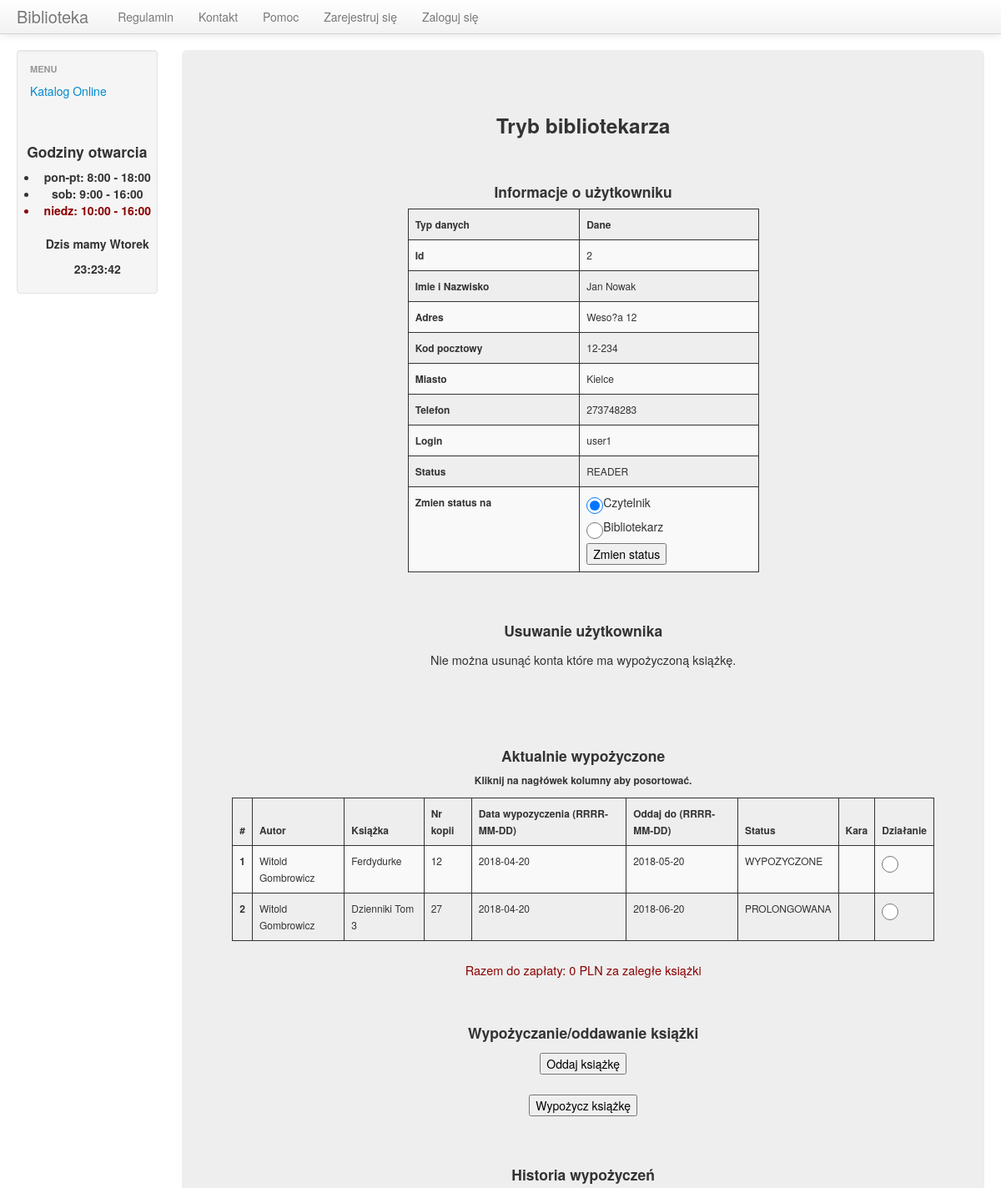
Before: /lib_manage_users_menu_page_result.php?user_id=2 (upper part) with the older database file.
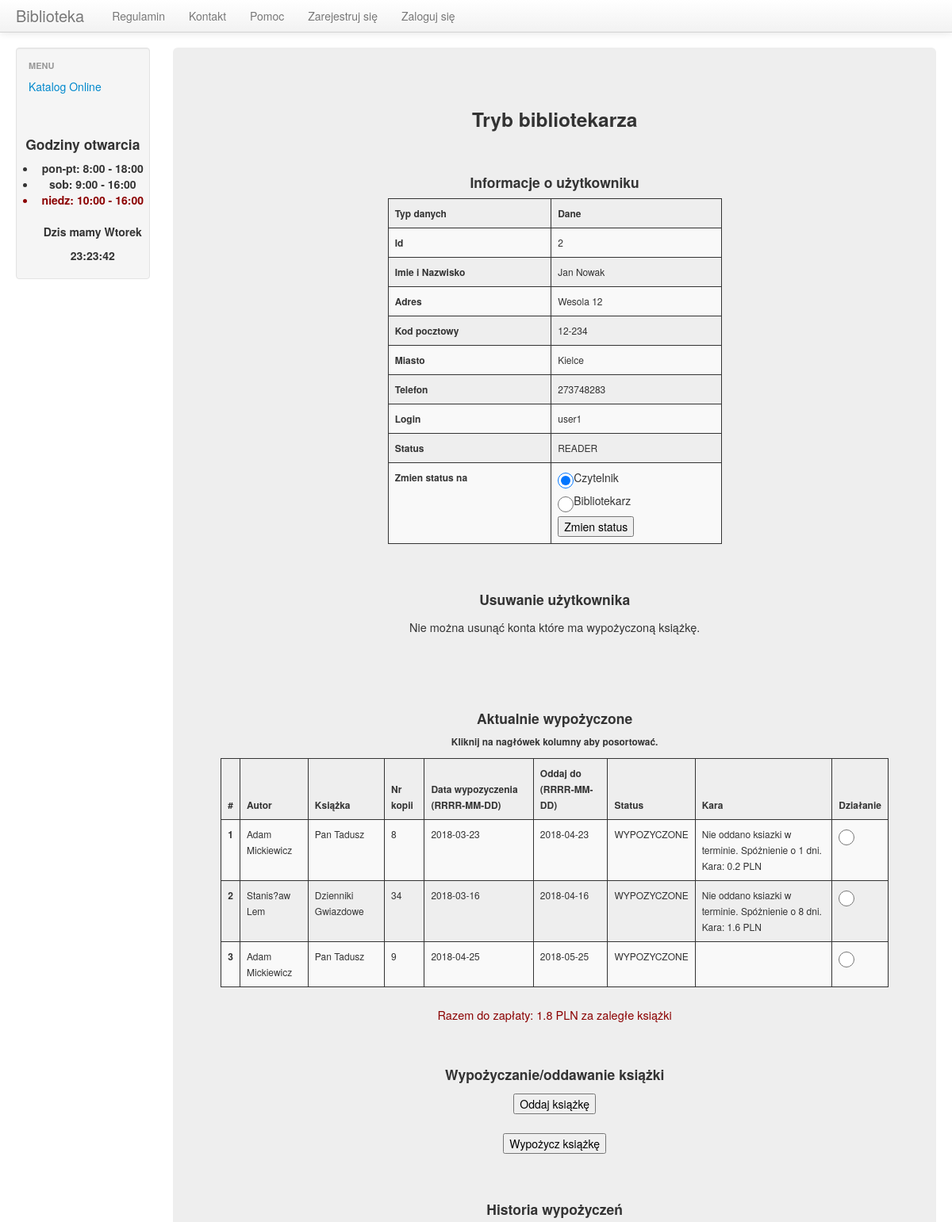
After: the same page with the newer database file.
### tables this page shows
CREATE TABLE `user` (
  `id` int(11) NOT NULL,
  `user` varchar(100) NOT NULL,
  `pass` varchar(500) NOT NULL,
  `view` varchar(100) NOT NULL,
  `name` varchar(100) NOT NULL,
  `surname` varchar(200) NOT NULL,
  `address` varchar(200) NOT NULL,
  `post_code` varchar(6) NOT NULL,
  `city` varchar(100) NOT NULL,
  `phone` varchar(29) NOT NULL
);

CREATE TABLE `borrowings` (
  `id` int(11) NOT NULL,
  `copy_id` int(11) NOT NULL,
  `user_id` int(11) NOT NULL,
  `borrow_date` date NOT NULL,
  `give_date` date NOT NULL,
  `book_id` int(11) NOT NULL
);

CREATE TABLE `book` (
  `id` int(11) NOT NULL,
  `isbn` varchar(50) NOT NULL,
  `title` varchar(400) NOT NULL,
  `author` varchar(400) NOT NULL,
  `pages` int(11) NOT NULL,
  `publish_year` date NOT NULL,
  `category` varchar(200) NOT NULL
);

CREATE TABLE `copy` (
  `id` int(11) NOT NULL,
  `book_id` int(11) NOT NULL,
  `status` varchar(100) NOT NULL
);

### lib_manage_users_menu_page_result.php (the view, shortened to what the changed rows need)
<?php
include("/templ_scripts/before_content_template.php");
$user_id = htmlspecialchars($_GET['user_id']);
$borrowins_query = "SELECT borrowings.id, borrowings.copy_id, borrowings.book_id, borrowings.user_id, book.author, book.title, borrowings.borrow_date, borrowings.give_date, copy.status
          FROM borrowings
          INNER JOIN copy ON borrowings.copy_id=copy.id
          INNER JOIN book ON borrowings.book_id=book.id
          WHERE borrowings.user_id=".$user_id."";
$query_history = "SELECT book.author, book.title, book.pages, book.category, borrowings_history.give_date FROM borrowings_history
                  INNER JOIN book ON borrowings_history.book_id=book.id
                  WHERE borrowings_history.user_id=".$user_id."";
$user_info_query = "SELECT name, surname, address, post_code, city, phone, id, user, view
          FROM user
          WHERE id = {$user_id}";
$user_info_result = mysql_query($user_info_query);
$cost_per_day = 0.2;
$to_pay=0.0;
echo '
        <div class="span10">
            <div class="hero-unit text-center">
                <h3>Tryb bibliotekarza</h3>
                <br>
                <h4>Informacje o użytkowniku</h4>
          <form action="lib_manage_users_menu_page_change_status.php" method="POST" onsubmit="return confirm_dialog()">
        <div class="user_info_table">
          <table class="table table-striped" >
            <thead>
            <tr>
                <th>Typ danych</th>
                <th>Dane</th>
            </tr>
            </thead>
';
            while($user_info_row = mysql_fetch_row($user_info_result))
            {
echo '
              <tr>
                <td><b>Id<b></td>
          			<td>'.$user_info_row[6].' </td>
          		</tr>
          		<tr>
                <td><b>Imie i Nazwisko<b></td>
          			<td>'.$user_info_row[0].' '.$user_info_row[1].' </td>
          		</tr>
          		<tr>
                <td><b>Adres<b></td>
          			<td>'.$user_info_row[2].' </td>
          		</tr>
          		<tr>
                <td><b>Kod pocztowy<b></td>
          			<td>'.$user_info_row[3].' </td>
          		</tr>
          		<tr>
                <td><b>Miasto<b></td>
          			<td>'.$user_info_row[4].' </td>
          		</tr>
          		<tr>
                <td><b>Telefon<b></td>
          			<td>'.$user_info_row[5].' </td>
          		</tr>
              <tr>
                <td><b>Login<b></td>
                <td>'.$user_info_row[7].' </td>
              </tr>
              <tr>
                <td><b>Status<b></td>
          			<td>'.$user_info_row[8].' </td>
          		</tr>
          		<tr>
                <td><b>Zmien status na<b></td>
';
            if ($user_info_row[6]=="1") {
              echo '<td>
                      Nie mozna zmienić statusu użytkownika o id=1
                    </td>';
            }
            else
            {
              echo'<td>
                    <label><input type="radio" name="user_status" value="READER" checked="">Czytelnik</label>
                    <label><input type="radio" name="user_status" value="LIBRARIAN">Bibliotekarz</label>
                    <input type="submit" value="Zmien status">
                  </td>';
            }
echo '
          		</tr>
              </tbody>
              </table>
            </div>
            </form>
';
            };
echo'
            <br>
            <h4>Usuwanie użytkownika</h4>
';
echo '
              <br>
              <br>
                <h4>Aktualnie wypożyczone</h4>
                <h6>Kliknij na nagłówek kolumny aby posortować.</h6>
                <form action="lib_manage_users_menu_page_give_copy.php" method="POST" onsubmit="return confirm_dialog()">
                    <table class="table table-striped sortable text-center">
                        <thead>
                        <tr>
                            <th scope="col">#</th>
                            <th scope="col">Autor</th>
                            <th scope="col">Książka</th>
                            <th scope="col">Nr kopii</th>
                            <th scope="col">Data wypozyczenia (RRRR-MM-DD)</th>
                            <th scope="col">Oddaj do (RRRR-MM-DD)</th>
                            <th scope="col">Status</th>
                            <th scope="col">Kara</th>
                            <th scope="col">Działanie</th>
                        </tr>
                        </thead>
                        <tbody>
';
                $row_nr=0;
                $result = mysql_query($borrowins_query);
                $borrowed_books_counter = mysql_num_rows($result);
                if(!$result) echo 'BLAD zapytania ksiazek z bazy!';
                  else
                  {
                        while($row = mysql_fetch_row($result))
                        {
                          $row_nr++;
                          echo '<tr>';
                          echo '<th scope="row">'.$row_nr.'</th>';
                          echo '<td>'.$row[4].'</td>';
                          echo '<td>'.$row[5].'</td>';
                          echo '<td>'.$row[1].'</td>';
                          echo '<td>'.$row[6].'</td>';
                          echo '<td>'.$row[7].'</td>';
                          echo '<td>'.$row[8].'</td>';
                          $today = strtotime(date('Y-m-d', strtotime('now')));
                          $give_date = strtotime(date('Y-m-d', strtotime($row[7])));
                          $secs = $give_date - $today;
                          $days = abs($secs / 86400);
                          if($give_date >= $today ){
                            echo '<td></td>';
                          }
                          else {
                            $to_pay += $days*$cost_per_day;
                            echo '<td>Nie oddano ksiazki w terminie. Spóżnienie o '.$days.' dni. Kara: '.$days*$cost_per_day.' PLN</td>';
                          }
                          echo '<td>
                                  <label><input type="radio" name="copy_id" value="'.$row[1].'" required=""></label>
                                </td>';
                        };
                  }
echo '
                      </tbody>
                    </table>
                    <p id="to_pay">Razem do zapłaty: '.$to_pay.' PLN za zaległe książki</p>
                    <br>
                    <h4>Wypożyczanie/oddawanie książki</h4>
';
                  if($borrowed_books_counter>0)
                  {
                    echo '<input type="submit" value="Oddaj książkę">';
                  }
echo '
                </form>
                <form action="lib_manage_users_menu_page_borrow_copy.php" method="POST">
                  <input type="submit" value="Wypożycz książkę">
                </form>
                    <br>
                    <h4>Historia wypożyczeń</h4>
                    <h6>Kliknij na nagłówek kolumny aby posortować.</h6>
                        <table class="table table-striped sortable text-center">
                            <thead>
                            <tr>
                                <th scope="col">#</th>
                                <th scope="col">Autor</th>
                                <th scope="col">Książka</th>
                                <th scope="col">Liczna stron</th>
                                <th scope="col">Kategoria</th>
                                <th scope="col">Data oddania (RRRR-MM-DD)</th>
                            </tr>
                            </thead>
                            <tbody>
    ';
                        $pages_counter = 0;
                        $result = mysql_query($query_history);
                        if(!$result) echo 'BLAD zapytania historii ksiazek z bazy!';
                          else
                          {
                                while($row = mysql_fetch_row($result))
                                {
                                  echo '<td>'.$row[2].'</td>'; $pages_counter+=$row[2];
                                };
                          }
    echo '
                            </tbody>
                        </table>
                        <p>Bazując na oddanych książkach przeczytałeś/ąś '.$pages_counter.' stron<p>
                </div>
            </div>
    ';
include("/templ_scripts/after_content_template.php");
?>

Changed rows visible on the page:
removed borrowings: book.author "Witold Gombrowicz", book.title "Ferdydurke", copy "12", borrow_date "2018-04-20", give_date "2018-05-20", copy.status "WYPOZYCZONE"
removed borrowings: book.author "Witold Gombrowicz", book.title "Dzienniki Tom 3", copy "27", borrow_date "2018-04-20", give_date "2018-06-20", copy.status "PROLONGOWANA"
changed user "Jan": address "Weso?a 12" → "Wesola 12"
added borrowings: book.author "Adam Mickiewicz", book.title "Pan Tadusz", copy "8", borrow_date "2018-03-23", give_date "2018-04-23", copy.status "WYPOZYCZONE", give_date "1", $days*$cost_per_day "0.2"
added borrowings: book.author "Stanis?aw Lem", book.title "Dzienniki Gwiazdowe", copy "34", borrow_date "2018-03-16", give_date "2018-04-16", copy.status "WYPOZYCZONE", give_date "8", $days*$cost_per_day "1.6"
added borrowings: book.author "Adam Mickiewicz", book.title "Pan Tadusz", copy "9", borrow_date "2018-04-25", give_date "2018-05-25", copy.status "WYPOZYCZONE"
Other visible differences:
$to_pay: "0" → "1.8"
